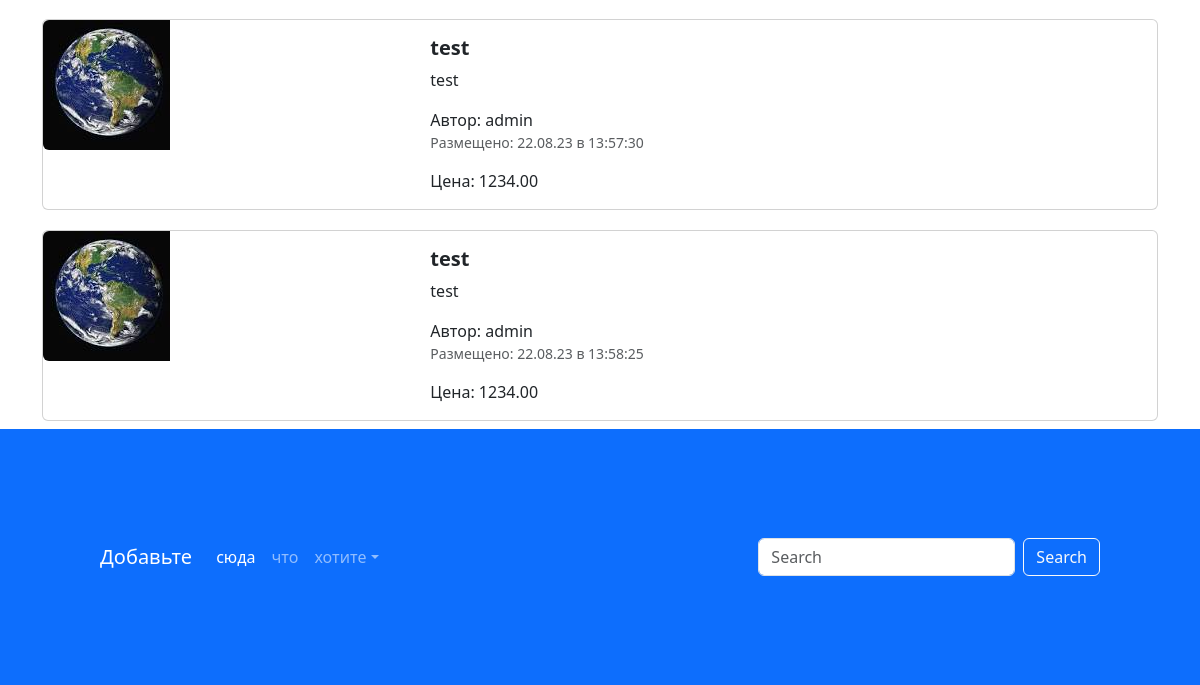
/ (lower part), run on an earlier commit of the app's database.
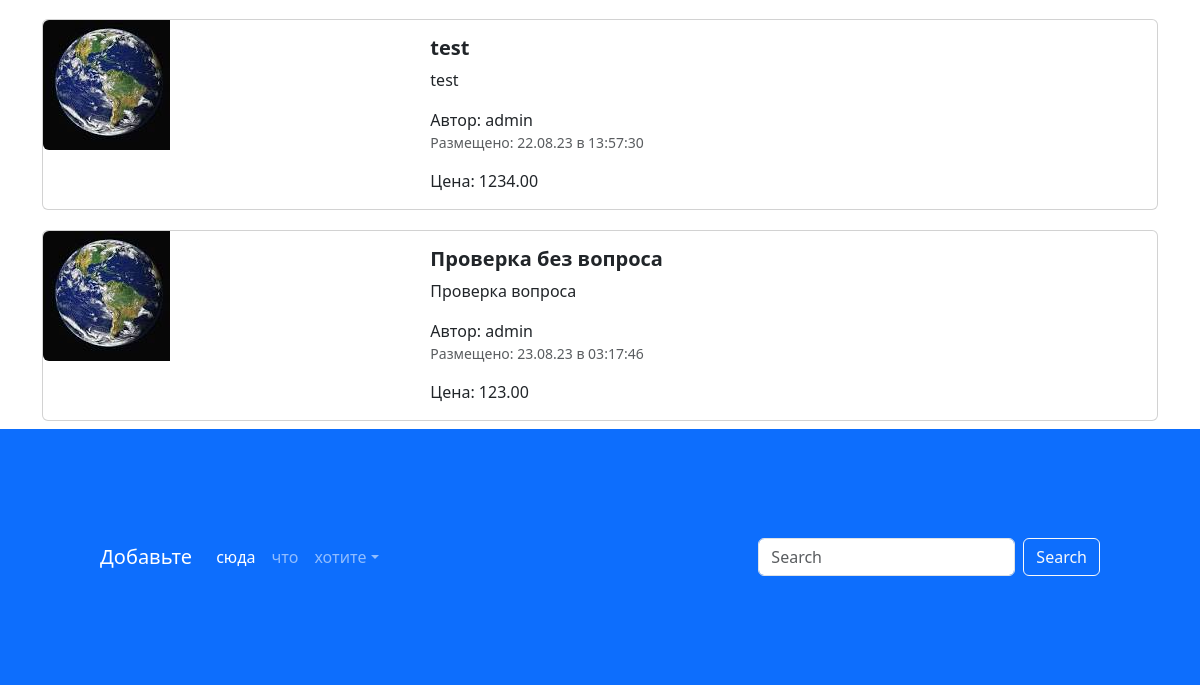
And on a later commit of the database.
### app/models.py (models this page shows, shortened)
class Advertisement(models.Model):
    title = models.CharField(max_length=100, verbose_name='Название')
    description = models.TextField(verbose_name='Описание')
    price = models.DecimalField(max_digits=10, decimal_places=2, verbose_name='Цена')
    auction = models.BooleanField(default=False, verbose_name='Торг')
    created_at = models.DateTimeField(auto_now_add=True, verbose_name='Дата публикации')
    updated_at = models.DateTimeField(auto_now=True, verbose_name='Дата обновления')
    user = models.ForeignKey(User, verbose_name='Пользователь', on_delete=models.CASCADE)
    image = models.ImageField("Изображение", upload_to='advertisements/')
    @admin.display(description='дата создания')
    def created_date(self):
        from django.utils import timezone
        from django.utils.html import format_html
        if self.created_at.date() == timezone.now().date():
            created_time = self.created_at.time().strftime("%H:%M:%S")
            return format_html('<span>Сегодня в {}</span>',created_time)
        return self.created_at.strftime("%d.%m.%y в %H:%M:%S")
    class Meta:
        db_table = 'advertisements'

### app/views.py (the view)
# urls.py: path("", index),
def index(request):
    advertisements = Advertisement.objects.all()
    context = {'advertisements': advertisements}
    return render(request, 'advertisement/index.html', context)

### templates/advertisement/index.html (shortened to what this page needs)
{% extends 'base.html' %}
{% load static %}
{% block content %}
    <div class="container">
    {% for adv in advertisements %}
    <div class="col">
        <div class="card mb-2" style="max-width: 1200px; margin-top: 20px;">
        <div class="row g-0">
            <div class="col-md-4">
            <a href="{% url 'advertisement' %}" class="nav-link">
                <img src="{% if adv.image %} {{ adv.image.url }} {% else %}  {% static 'img/adv.png' %} {% endif %}" class="img-fluid rounded-start" alt="Card title">
            </a>
            </div>
            <div class="col-md-8">
            <div class="card-body">
                <h5 class="card-title">
                <a href="{% url 'advertisement' %}" class="nav-link"><strong>{{ adv.title }}</strong></a>
                </h5>
                <a href="{% url 'advertisement' %}" class="nav-link">
                <p class="card-text">
                    {{ adv.description }}
                </p>
                <span>Автор: {{ adv.user }}</span>
                <p class="card-text"><small class="text-muted">Размещено: {{ adv.created_date }}</small></p>
                <span>Цена: {{ adv.price }}</span>
                </a>
            </div>
            </div>
        </div>
        </div>
    </div>
    {% endfor %}
    </div>
{% endblock %}

What changed in the data, as far as the page shows it:
removed Advertisement: image (picture), title "test", description "test", user "admin", created_date "22.08.23 в 13:58:25", price "1234.00"
added Advertisement: image (picture), title "Проверка без вопроса", description "Проверка вопроса", user "admin", created_date "23.08.23 в 03:17:46", price "123.00"
